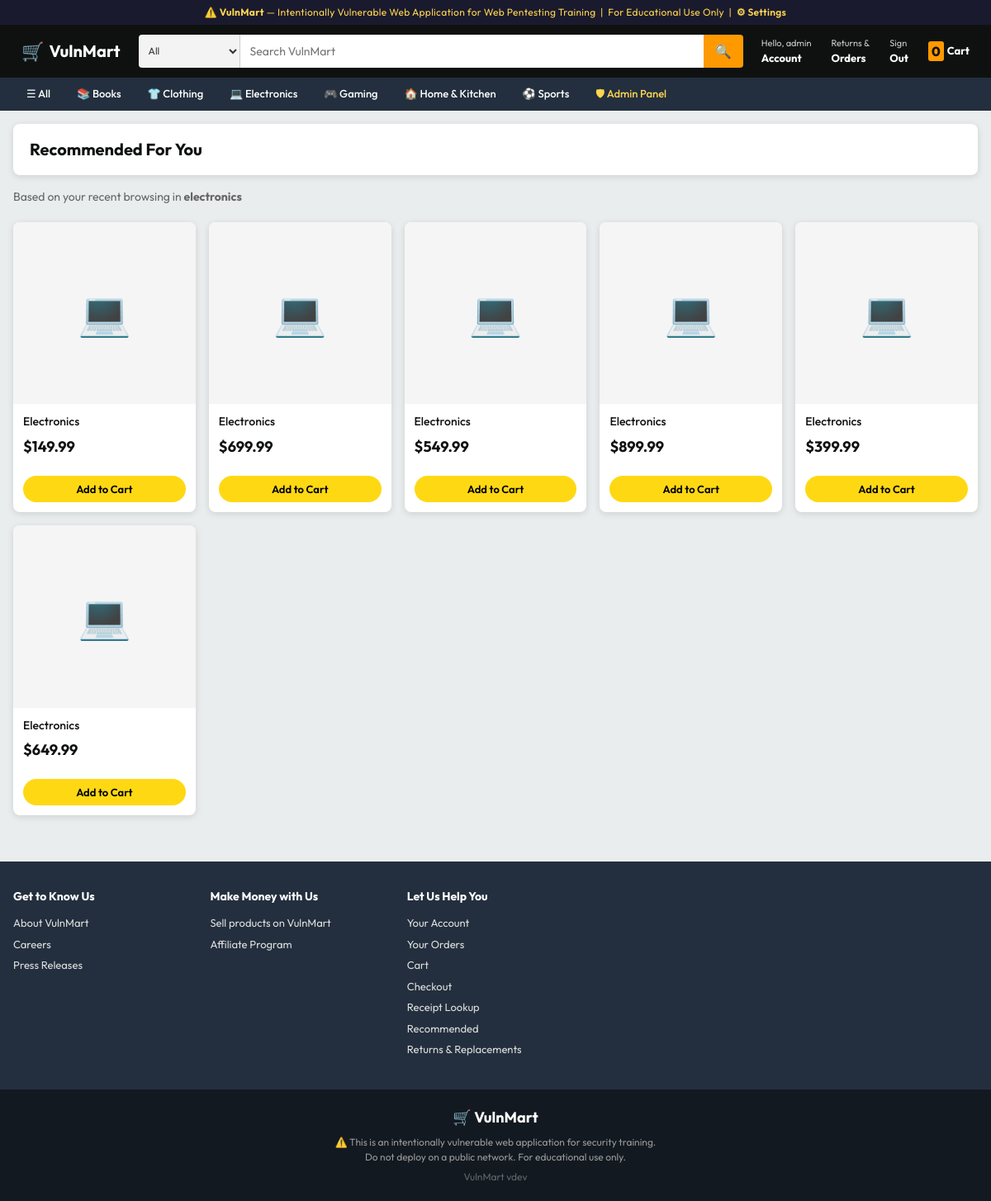
The app's page /recommend.php (signed in) with its own data.
### tables this page shows
CREATE TABLE categories (
    id INT AUTO_INCREMENT PRIMARY KEY,
    name VARCHAR(50) NOT NULL,
    slug VARCHAR(50) UNIQUE NOT NULL,
    icon VARCHAR(10)
);

CREATE TABLE products (
    id INT AUTO_INCREMENT PRIMARY KEY,
    name VARCHAR(200) NOT NULL,
    description TEXT,
    price DECIMAL(10,2) NOT NULL,
    original_price DECIMAL(10,2),
    category_id INT,
    stock INT DEFAULT 100,
    rating DECIMAL(2,1) DEFAULT 4.0,
    review_count INT DEFAULT 0,
    badge VARCHAR(30),
    image_color VARCHAR(7) DEFAULT '#FF9900',
    FOREIGN KEY (category_id) REFERENCES categories(id)
);

### src/config.php (called while the page is built, shortened)
<?php
function isLoggedIn(): bool {
    return isset($_SESSION['user_id']);
}
function isAdmin(): bool {
    return isset($_SESSION['role']) && $_SESSION['role'] === 'admin';
}

### src/includes/db.php (called while the page is built, shortened)
<?php
require_once __DIR__ . '/../config.php';
function getDB(): mysqli {
    static $conn = null;
    if ($conn === null) {
        $conn = new mysqli(DB_HOST, DB_USER, DB_PASS, DB_NAME);
        $conn->set_charset("utf8mb4");
    }
    return $conn;
}

### src/recommend.php (the view, shortened to what this page needs)
<?php
require_once __DIR__ . '/config.php';
require_once __DIR__ . '/includes/db.php';
$conn     = getDB();
$diff     = getDifficulty('recommend');
$products = [];
if (!isset($_COOKIE['last_category'])) {
    $last_cat = 'electronics';
} else {
    $last_cat = $_COOKIE['last_category'];
}
if ($diff === 'low') {
    $sql      = "SELECT * FROM products p
                 JOIN categories c ON p.category_id = c.id
                 WHERE c.slug = '{$last_cat}'
                 ORDER BY p.review_count DESC LIMIT 6";
    $res      = $conn->query($sql);
    if ($res) {
        while ($r = $res->fetch_assoc()) $products[] = $r;
    } else {
        $sqlError = $conn->error;
    }
}
$productIcons = ['1'=>'💻','2'=>'📱','3'=>'🎧','4'=>'📺','5'=>'📱','6'=>'📷',
                 '7'=>'👕','8'=>'👖','9'=>'🧥','10'=>'👟','11'=>'📖','12'=>'📗',
                 '13'=>'📘','14'=>'☕','15'=>'💡','16'=>'🎒','17'=>'🎮',
                 '18'=>'🪑','19'=>'🖱','20'=>'🧘','21'=>'⌚'];
include __DIR__ . '/includes/header.php';
?>
<div class="page-header">
    <h1>Recommended For You</h1>
</div>
<p style="font-size:14px;color:#666;margin-bottom:20px;">
    Based on your recent browsing in <strong><?= htmlspecialchars($last_cat) ?></strong>
</p>
<?php if (!empty($products)): ?>
<div class="product-grid">
    <?php foreach ($products as $p): ?>
    <div class="product-card">
        <a href="/product.php?id=<?= $p['id'] ?>" style="text-decoration:none;color:inherit;display:block;">
            <div class="product-image" style="background:#f5f5f5;">
                <?= $productIcons[$p['id']] ?? '📦' ?>
            </div>
            <div class="product-info">
                <div class="product-name"><?= htmlspecialchars($p['name']) ?></div>
                <div class="product-price">
                    <span class="price-current">$<?= number_format($p['price'], 2) ?></span>
                </div>
            </div>
        </a>
        <form method="POST" action="/cart.php" style="padding:0 12px 12px;">
            <button type="submit" class="add-to-cart-btn">Add to Cart</button>
        </form>
    </div>
    <?php endforeach; ?>
</div>
<?php endif; ?>
<?php include __DIR__ . '/includes/footer.php'; ?>

### src/includes/header.php (shortened to what this page needs)
<?php
require_once __DIR__ . '/../includes/db.php';
$_cat_icons = [
    'books'        => '📚',
    'clothing'     => '👕',
    'electronics'  => '💻',
    'gaming'       => '🎮',
    'home-kitchen' => '🏠',
    'sports'       => '⚽',
];
$_categories = [];
$_cats = getDB()->query("SELECT * FROM categories ORDER BY name");
if ($_cats) {
    while ($r = $_cats->fetch_assoc()) {
        $r['icon'] = $_cat_icons[$r['slug']] ?? '';
        $_categories[] = $r;
    }
}
?>
<!DOCTYPE html>
<html lang="en">
<head>
    <link rel="stylesheet" href="/assets/css/style.css">
</head>
<body>
<div class="training-banner">
    ⚠️ <strong>VulnMart</strong> — Intentionally Vulnerable Web Application for Web Pentesting Training &nbsp;|&nbsp; For Educational Use Only
    <?php if (isAdmin()): ?>
    &nbsp;|&nbsp; <a href="/admin/settings.php" style="color:#FFD54F;font-weight:600;">⚙ Settings</a>
    <?php endif; ?>
</div>
<header class="site-header">
    <div class="header-inner">
        <a href="/" class="site-logo">
            <span class="logo-icon">🛒</span>
            <span>VulnMart</span>
        </a>
        <form action="/search.php" method="GET" class="header-search">
            <select name="cat" class="search-cat-select">
                <option value="">All</option>
            </select>
            <input type="text" name="q" placeholder="Search VulnMart"
                   value="<?= isset($_GET['q']) ? htmlspecialchars($_GET['q']) : '' ?>"
                   class="search-input" autocomplete="off">
            <button type="submit" class="search-btn">🔍</button>
        </form>
        <div class="header-actions">
            <?php if (isLoggedIn()): ?>
            <a href="/profile.php" class="header-action-link">
                <span class="action-label">Hello, <?= htmlspecialchars($_SESSION['username']) ?></span>
                <span class="action-main">Account</span>
            </a>
            <a href="/orders.php" class="header-action-link">
                <span class="action-label">Returns &amp;</span>
                <span class="action-main">Orders</span>
            </a>
            <a href="/logout.php" class="header-action-link">
                <span class="action-label">Sign</span>
                <span class="action-main">Out</span>
            </a>
            <?php endif; ?>
            <a href="/cart.php" class="header-cart">
                <span class="cart-qty"><?= array_sum($_SESSION['cart'] ?? []) ?></span>
                <span>Cart</span>
            </a>
        </div>
    </div>
</header>
<nav class="cat-nav">
    <div class="cat-nav-inner">
        <a href="/" class="cat-nav-link">☰ All</a>
        <?php foreach ($_categories as $c): ?>
        <a href="/category.php?slug=<?= htmlspecialchars($c['slug']) ?>" class="cat-nav-link">
            <?= $c['icon'] ?> <?= htmlspecialchars($c['name']) ?>
        </a>
        <?php endforeach; ?>
        <?php if (isAdmin()): ?>
        <a href="/admin/index.php" class="cat-nav-link cat-nav-admin">🛡 Admin Panel</a>
        <?php endif; ?>
    </div>
</nav>
<main class="site-main">

### src/assets/css/style.css (style rules this page uses)
*, *::before, *::after { box-sizing: border-box; margin: 0; padding: 0; }
:root { --header-bg: #0F1111; --header-hover: #232F3E; --cat-nav-bg: #232F3E; --accent: #FF9900; --accent-dark: #C45500; --accent-light: #FFD814; --body-bg: #EAEDED; --card-bg: #FFFFFF; --text: #0F1111; --text-muted: #565959; --text-light: #999; --border: #DDD; --star: #FF9900; --price: #B12704; --success: #067D62; --radius: 8px; --shadow: 0 2px 8px rgba(0,0,0,.12); --shadow-hover: 0 4px 16px rgba(0,0,0,.20); }
html { scroll-behavior: smooth; }
body { font-family: 'Outfit', sans-serif; background: var(--body-bg); color: var(--text); font-size: 14px; line-height: 1.5; }
a { color: inherit; text-decoration: none; }
button, input, select { font-family: inherit; }
.training-banner { background: #1a1a2e; color: #FFD54F; text-align: center; font-size: 12px; padding: 6px 16px; letter-spacing: .3px; }
.training-banner a { color: #FFD54F; }
.site-header { background: var(--header-bg); padding: 8px 0; position: sticky; top: 0; z-index: 100; }
.header-inner { max-width: 1400px; margin: 0 auto; padding: 0 16px; display: flex; align-items: center; gap: 12px; }
.site-logo { display: flex; align-items: center; gap: 6px; color: #FFF; font-size: 20px; font-weight: 700; white-space: nowrap; padding: 4px 8px; border: 2px solid transparent; border-radius: 4px; transition: border-color .15s; }
.site-logo .logo-icon { font-size: 22px; }
.header-search { flex: 1; display: flex; height: 40px; border-radius: 4px; overflow: hidden; max-width: 800px; }
.search-cat-select { background: #F3F3F3; border: none; padding: 0 8px; font-size: 12px; color: #333; cursor: pointer; min-width: 80px; border-right: 1px solid #CCC; }
.search-input { flex: 1; border: none; padding: 0 12px; font-size: 14px; outline: none; }
.search-btn { background: var(--accent); border: none; padding: 0 14px; font-size: 16px; cursor: pointer; transition: background .15s; }
.header-actions { display: flex; align-items: center; gap: 4px; color: #FFF; white-space: nowrap; }
.header-action-link { display: flex; flex-direction: column; padding: 4px 8px; border: 2px solid transparent; border-radius: 4px; color: #FFF; transition: border-color .15s; }
.action-label { font-size: 11px; color: #CCC; }
.action-main { font-size: 13px; font-weight: 700; }
.header-cart { display: flex; align-items: center; gap: 4px; color: #FFF; font-size: 13px; font-weight: 700; padding: 4px 8px; border: 2px solid transparent; border-radius: 4px; transition: border-color .15s; }
.cart-qty { background: var(--accent); color: #111; font-size: 16px; font-weight: 800; padding: 0 4px; border-radius: 3px; }
.cat-nav { background: var(--cat-nav-bg); }
.cat-nav-inner { max-width: 1400px; margin: 0 auto; padding: 0 16px; display: flex; gap: 0; overflow-x: auto; scrollbar-width: none; }
.cat-nav-link { color: #FFF; font-size: 13px; font-weight: 500; padding: 8px 14px; white-space: nowrap; border: 2px solid transparent; transition: border-color .15s; }
.cat-nav-admin { color: #FFD54F; }
.site-main { max-width: 1400px; margin: 0 auto; padding: 16px; }
.product-grid { display: grid; grid-template-columns: repeat(auto-fill, minmax(220px, 1fr)); gap: 16px; }
.product-card { background: var(--card-bg); border-radius: var(--radius); overflow: hidden; box-shadow: var(--shadow); transition: box-shadow .2s, transform .2s; display: flex; flex-direction: column; }
.product-image { width: 100%; aspect-ratio: 1; display: flex; align-items: center; justify-content: center; font-size: 52px; position: relative; background: #F7F7F7; }
.product-info { padding: 12px; flex: 1; display: flex; flex-direction: column; }
.product-name { font-size: 14px; font-weight: 500; color: var(--text); display: -webkit-box; -webkit-line-clamp: 2; -webkit-box-orient: vertical; overflow: hidden; margin-bottom: 6px; line-height: 1.4; }
.product-price { margin-top: auto; }
.price-current { font-size: 18px; font-weight: 700; color: var(--text); }
.add-to-cart-btn { width: 100%; background: var(--accent-light); border: none; border-radius: 20px; padding: 8px; font-size: 13px; font-weight: 600; cursor: pointer; margin-top: 10px; transition: background .15s; }
.page-header { background: var(--card-bg); border-radius: var(--radius); padding: 16px 20px; margin-bottom: 16px; box-shadow: var(--shadow); display: flex; align-items: center; justify-content: space-between; flex-wrap: wrap; gap: 8px; }
.page-header h1 { font-size: 20px; font-weight: 700; }

### records on screen
categories: icon "📚", name "Books"
categories: icon "👕", name "Clothing"
categories: icon "🎮", name "Gaming"
categories: icon "🏠", name "Home & Kitchen"
categories: icon "⚽", name "Sports"
products: category "💻", category.name "Electronics", price "149.99"
products: category "💻", category.name "Electronics", price "699.99"
products: category "💻", category.name "Electronics", price "549.99"
products: category "💻", category.name "Electronics", price "899.99"
products: category "💻", category.name "Electronics", price "399.99"
products: category "💻", category.name "Electronics", price "649.99"

### other values on screen
$_SESSION['username'] "admin"
array_sum($_SESSION['cart'] ?? []) "0"
$c['icon'] "💻"
$c['name'] "Electronics"
$last_cat "electronics"
defined('VULNMART_VERSION') ? VULNMART_VERSION : 'dev' "dev"
